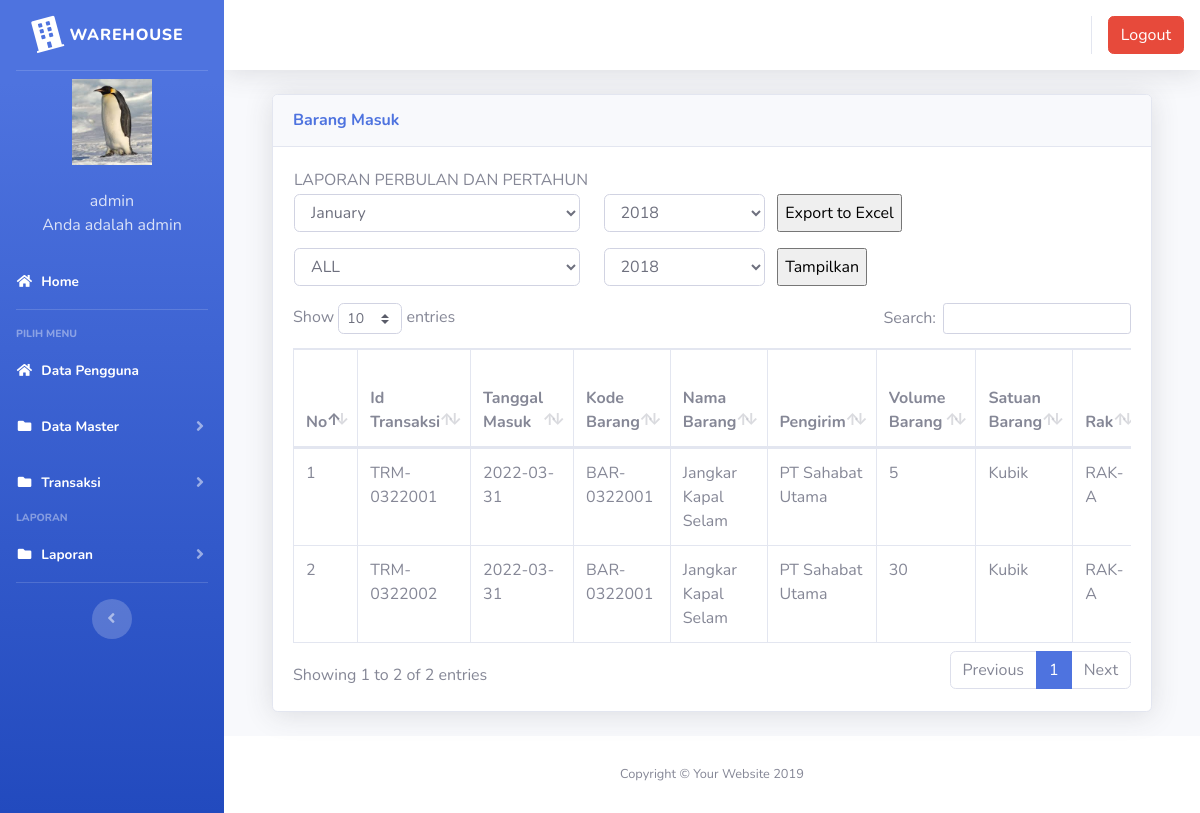
/inventori/index.php?page=laporan_barangmasuk (signed in), run on the app's committed database.
### tables this page shows
CREATE TABLE `users` (
  `id` int(11) NOT NULL,
  `nik` varchar(10) NOT NULL,
  `nama` varchar(100) NOT NULL,
  `alamat` varchar(200) NOT NULL,
  `telepon` varchar(100) NOT NULL,
  `username` varchar(100) NOT NULL,
  `password` varchar(100) NOT NULL,
  `level` varchar(25) NOT NULL DEFAULT 'member',
  `foto` varchar(25) NOT NULL
);

CREATE TABLE `barang_masuk` (
  `id` int(11) NOT NULL,
  `id_transaksi` varchar(100) NOT NULL,
  `tanggal` date NOT NULL,
  `kode_barang` varchar(100) NOT NULL,
  `nama_barang` varchar(100) NOT NULL,
  `pengirim` varchar(100) NOT NULL,
  `jumlah` varchar(100) NOT NULL,
  `satuan` varchar(100) NOT NULL,
  `id_rak` int(11) NOT NULL
);

CREATE TABLE `rak` (
  `id_rak` int(11) NOT NULL,
  `nama_rak` varchar(50) NOT NULL,
  `space_rak` int(11) NOT NULL
);

### inventori/page/laporan/laporan_barangmasuk.php (the view, shortened to what this page needs)
        <div class="container-fluid">
          <div class="card shadow mb-4">
            <div class="card-header py-3">
              <h6 class="m-0 font-weight-bold text-primary">Barang Masuk</h6>
            </div>
            <div class="card-body">
	 	 	<table >
        <tr><td>
            LAPORAN PERBULAN DAN PERTAHUN
        </td></tr>
        <tr>
            <td width="50%">
<form action="page/laporan/export_laporan_barangmasuk_excel.php" method="post">
	<div class="row form-group">
		<div class="col-md-5">
		<select class="form-control " name="bln">
    						<option value="1" selected="">January</option>
        			</select>
        		</div>
        		<div class="col-md-3">
        		<?php
$now=date('Y');
echo "<select name='thn' class='form-control'>";
for ($a=2018;$a<=$now;$a++)
{
     echo "<option value='$a'>$a</option>";
}
echo "</select>";
?>
</div>
	<input type="submit" class="" name="submit" value="Export to Excel">
	</div>
	</form>
	<form id="Myform1">
    <div class="row form-group">
        <div class="col-md-5">
        <select class="form-control " name="bln">
                            <option value="all" selected="">ALL</option>
                    </select>
                </div>
                <div class="col-md-3">
                <?php
$now=date('Y');
echo "<select name='thn' class='form-control'>";
for ($a=2018;$a<=$now;$a++)
{
     echo "<option value='$a'>$a</option>";
}
echo "</select>";
?>
</div>
    <input type="submit" class="" name="submit2"  value="Tampilkan">
    </div>
    </form>
    </td>
   </table>
	<div class="tampung1">
              <div class="table-responsive">
                <table class="table table-bordered" id="dataTable" width="100%" cellspacing="0">
                <thead>
                                        <tr>
											<th>No</th>
											<th>Id Transaksi</th>
											<th>Tanggal Masuk</th>
											<th>Kode Barang</th>
											<th>Nama Barang</th>
											<th>Pengirim</th>
											<th>Volume Barang</th>
											<th>Satuan Barang</th>
											<th>Rak</th>
                                        </tr>
										</thead>
                  <tbody>
                    <?php
									$no = 1;
									$sql = $koneksi->query("select barang_masuk.*,rak.nama_rak from barang_masuk INNER JOIN rak ON barang_masuk.id_rak=rak.id_rak");
                  while ($data = $sql->fetch_assoc()) {
									?>
                                        <tr>
                                            <td><?php echo $no++; ?></td>
											<td><?php echo $data['id_transaksi'] ?></td>
											<td><?php echo $data['tanggal'] ?></td>
											<td><?php echo $data['kode_barang'] ?></td>
											<td><?php echo $data['nama_barang'] ?></td>
											<td><?php echo $data['pengirim'] ?></td>
											<td><?php echo $data['jumlah'] ?></td>
											<td><?php echo $data['satuan'] ?></td>
											<td><?php echo $data['nama_rak'];?></td>
                                        </tr>
									<?php }?>
										   </tbody>
                                </table>
              </div>
            </div>
          </div>
        </div>

### inventori/index.php (shortened to what this page needs)
<?php
	$koneksi = new mysqli("localhost","yanuar","@boboho567","login");
	?>
<!DOCTYPE html>
<html lang="en">
<head>
  <link href="vendor/fontawesome-free/css/all.min.css" rel="stylesheet" type="text/css">
  <link href="css/sb-admin-2.min.css" rel="stylesheet">
  <link href="vendor/datatables/dataTables.bootstrap4.min.css" rel="stylesheet">
</head>
<body id="page-top">
  <div id="wrapper">
    <ul class="navbar-nav bg-gradient-primary sidebar sidebar-dark accordion" id="accordionSidebar">
      <a class="sidebar-brand d-flex align-items-center justify-content-center" href="index.php">
        <div class="sidebar-brand-icon rotate-n-15">
          <i class="fas fa-building"></i>
        </div>
        <div class="sidebar-brand-text mx-2">WareHouse</div>
      </a>
      <hr class="sidebar-divider my-0">
 <?php
   if ($_SESSION['admin']) {
	   $user = $_SESSION['admin'];
   }
   $sql =$koneksi->query("select * from users where id='$user'");
   $data = $sql->fetch_assoc();
   ?>
    <li class="d-flex align-items-center justify-content-center">
        <a class="nav-link">
		 <img src="img/<?php echo $data['foto']?>" class="img-circle" width="80" alt="User"/></a>
	  </li>
		 <li class="nav-item ">
        <a class="nav-link">
         	<div class="d-flex align-items-center justify-content-center" class="name">  <?php echo  $data['nama'];?></div></font>
			<div class="d-flex align-items-center justify-content-center" class="email">Anda adalah <?php echo $data['level'];?></div>
		 </a>
      </li>
      <li class="nav-item active">
        <a class="nav-link" href="?page=home">
          <i class="fas fa-fw fa-home"></i>
          <span>Home</span></a>
      </li>
      <hr class="sidebar-divider">
      <div class="sidebar-heading">
        Pilih Menu
      </div>
	    <li class="nav-item active">
        <a class="nav-link" href="?page=pengguna">
          <i class="fas fa-fw fa-home"></i>
          <span>Data Pengguna</span></a>
      </li>
	   <li class="nav-item active">
        <a class="nav-link collapsed" href="#" data-toggle="collapse" data-target="#collapseData" aria-expanded="true" aria-controls="collapseData">
          <i class="fas fa-fw fa-folder"></i>
          <span>Data Master</span>
        </a>
      </li>
	    <li class="nav-item active">
        <a class="nav-link collapsed" href="#" data-toggle="collapse" data-target="#collapsePages" aria-expanded="true" aria-controls="collapsePages">
          <i class="fas fa-fw fa-folder"></i>
          <span>Transaksi</span>
        </a>
      </li>
      <div class="sidebar-heading">
        Laporan
      </div>
	     <li class="nav-item active">
        <a class="nav-link collapsed" href="#" data-toggle="collapse" data-target="#collapseLaporan" aria-expanded="true" aria-controls="collapseLaporan">
          <i class="fas fa-fw fa-folder"></i>
          <span>Laporan</span>
        </a>
      </li>
      <hr class="sidebar-divider d-none d-md-block">
      <div class="text-center d-none d-md-inline">
        <button class="rounded-circle border-0" id="sidebarToggle"></button>
      </div>
    </ul>
    <div id="content-wrapper" class="d-flex flex-column">
      <div id="content">
        <nav class="navbar navbar-expand navbar-light bg-white topbar mb-4 static-top shadow">
          <ul class="navbar-nav ml-auto">
            <li class="nav-item dropdown no-arrow">
			 <div class="top-menu">
        <ul class="nav pull-right top-menu">
		      <li><a onclick="return confirm('Apakah anda yakin akan logout?')" class="btn btn-danger" class="logout" href="logout.php">Logout</a></li>
        </ul>
      </div>
            </li>
          </ul>
        </nav>
        <div class="container-fluid">
		 <section class="content">
		      <?php
			   $page = $_GET['page'];
			   $aksi = $_GET['aksi'];
				    if ($page == "laporan_barangmasuk") {
				   if ($aksi == "") {
					   include "page/laporan/laporan_barangmasuk.php";
				   }
					}
			   ?>
    </section>
</div>
      <footer class="sticky-footer bg-white">
        <div class="container my-auto">
          <div class="copyright text-center my-auto">
            <span>Copyright &copy; Your Website 2019</span>
          </div>
        </div>
      </footer>
    </div>
  </div>
  </div>
</body>
</html>

### data on the page
users: foto (picture), nama "admin", level "admin"
barang_masuk: id_transaksi "TRM-0322001", tanggal "2022-03-31", kode_barang "BAR-0322001", nama_barang "Jangkar Kapal Selam", pengirim "PT Sahabat Utama", jumlah "5", satuan "Kubik", id_rak.nama_rak "RAK-A"
barang_masuk: id_transaksi "TRM-0322002", tanggal "2022-03-31", kode_barang "BAR-0322001", nama_barang "Jangkar Kapal Selam", pengirim "PT Sahabat Utama", jumlah "30", satuan "Kubik", id_rak.nama_rak "RAK-A"

### other printed values
form field thn "2018"
